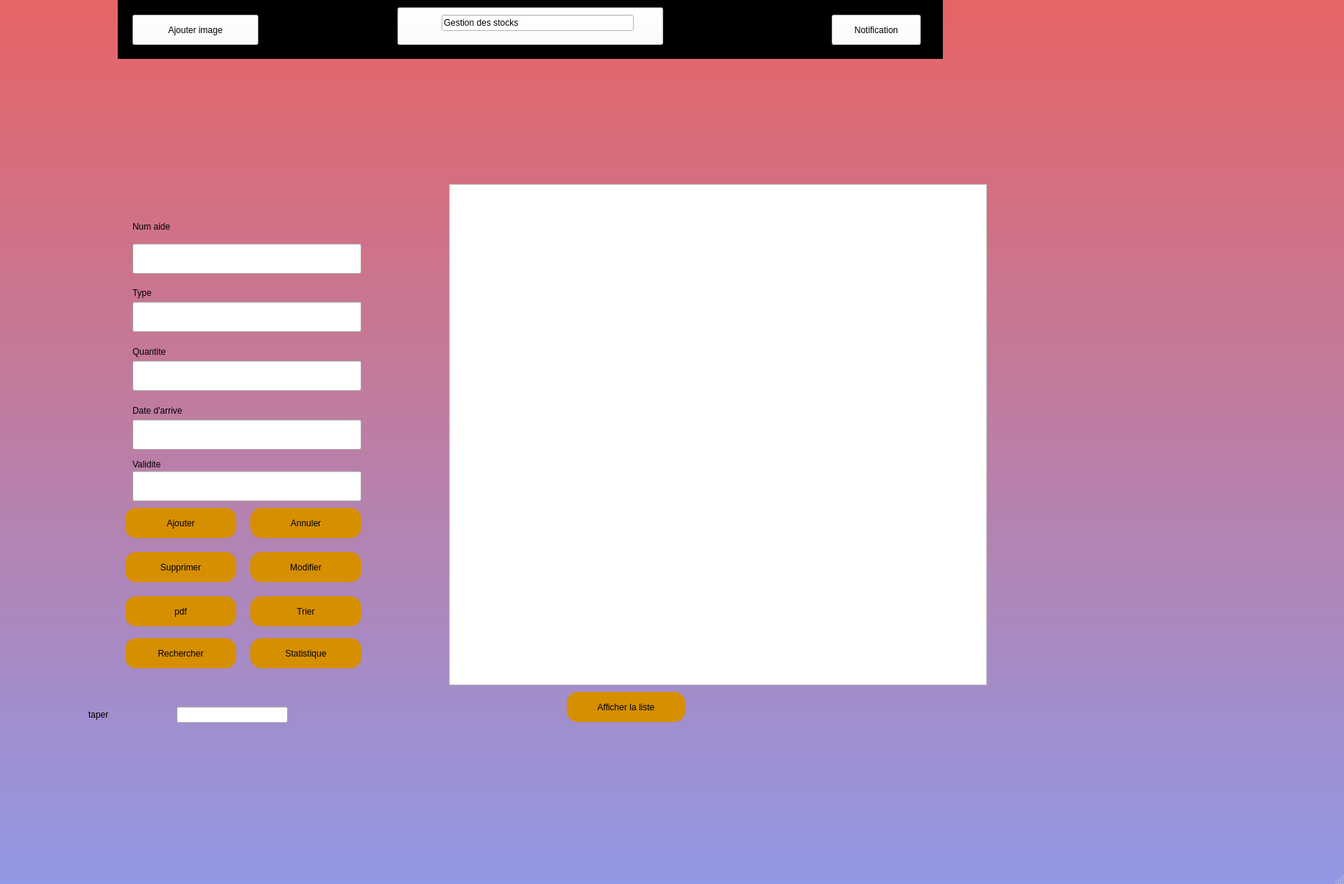
<?xml version="1.0" encoding="UTF-8"?>
<ui version="4.0">
 <class>MainWindow</class>
 <widget class="QMainWindow" name="MainWindow">
  <property name="geometry">
   <rect>
    <x>0</x>
    <y>0</y>
    <width>1826</width>
    <height>1201</height>
   </rect>
  </property>
  <property name="windowTitle">
   <string>MainWindow</string>
  </property>
  <property name="styleSheet">
   <string notr="true">#MainWindow
{
background-color: QLinearGradient(x1: 0,y1: 0,x2: 0,y2: 1,stop: 0 #e66465, stop:1 #9198e5);

}
QPushButton
{
backgound-color:rgb(255,171,173);
}</string>
  </property>
  <widget class="QWidget" name="centralwidget">
   <widget class="QWidget" name="widget" native="true">
    <property name="geometry">
     <rect>
      <x>60</x>
      <y>210</y>
      <width>1651</width>
      <height>901</height>
     </rect>
    </property>
    <property name="font">
     <font>
      <family>MV Boli</family>
      <pointsize>10</pointsize>
      <weight>9</weight>
      <italic>false</italic>
      <bold>false</bold>
     </font>
    </property>
    <property name="styleSheet">
     <string notr="true">*{
font: 75 10pt &quot;MV Boli&quot;;
}
#widget
{
background:url(&quot;C:/Users/Kamel/Downloads/11.jpg&quot;);

border-radius:15px;
}
QLabel
{
	color: rgb(0, 0, 0);
}
QPushButton
{
	
	background-color: rgb(214, 143, 0);
	border-radius:60px;
}
QPushButton
{
border-radius:15px;
}
QPushButton:hover
{
	color:white;
	background-color: rgb(0, 0, 0);
	border-radius :15px;
}
Qlabel{
height:50px;
width:40px;
}

QToolButton
{
background: transparent;
border-radius:60px;

}</string>
    </property>
    <widget class="QTableView" name="tableView">
     <property name="geometry">
      <rect>
       <x>550</x>
       <y>40</y>
       <width>731</width>
       <height>681</height>
      </rect>
     </property>
    </widget>
    <widget class="QWidget" name="widget_2" native="true">
     <property name="geometry">
      <rect>
       <x>10</x>
       <y>60</y>
       <width>511</width>
       <height>821</height>
      </rect>
     </property>
     <property name="font">
      <font>
       <family>MV Boli</family>
       <pointsize>10</pointsize>
       <weight>9</weight>
       <italic>false</italic>
       <bold>false</bold>
      </font>
     </property>
     <widget class="QLineEdit" name="lineEdit_TYPE">
      <property name="geometry">
       <rect>
        <x>110</x>
        <y>140</y>
        <width>311</width>
        <height>41</height>
       </rect>
      </property>
     </widget>
     <widget class="QLineEdit" name="lineEdit_QUANTITE">
      <property name="geometry">
       <rect>
        <x>110</x>
        <y>220</y>
        <width>311</width>
        <height>41</height>
       </rect>
      </property>
     </widget>
     <widget class="QLineEdit" name="lineEdit_DATE_ARRIVE">
      <property name="geometry">
       <rect>
        <x>110</x>
        <y>300</y>
        <width>311</width>
        <height>41</height>
       </rect>
      </property>
     </widget>
     <widget class="QPushButton" name="pushButton_annuler">
      <property name="geometry">
       <rect>
        <x>270</x>
        <y>420</y>
        <width>151</width>
        <height>41</height>
       </rect>
      </property>
      <property name="text">
       <string>Annuler</string>
      </property>
     </widget>
     <widget class="QLabel" name="label">
      <property name="geometry">
       <rect>
        <x>110</x>
        <y>120</y>
        <width>151</width>
        <height>16</height>
       </rect>
      </property>
      <property name="text">
       <string>Type</string>
      </property>
     </widget>
     <widget class="QLabel" name="label_2">
      <property name="geometry">
       <rect>
        <x>110</x>
        <y>200</y>
        <width>171</width>
        <height>16</height>
       </rect>
      </property>
      <property name="text">
       <string>Quantite</string>
      </property>
     </widget>
     <widget class="QLabel" name="label_5">
      <property name="geometry">
       <rect>
        <x>110</x>
        <y>280</y>
        <width>121</width>
        <height>16</height>
       </rect>
      </property>
      <property name="text">
       <string>Date d'arrive</string>
      </property>
     </widget>
     <widget class="QPushButton" name="pushButton_ajouter">
      <property name="geometry">
       <rect>
        <x>100</x>
        <y>420</y>
        <width>151</width>
        <height>41</height>
       </rect>
      </property>
      <property name="styleSheet">
       <string notr="true">backgound-color:rgb(255,171,173);
</string>
      </property>
      <property name="text">
       <string>Ajouter</string>
      </property>
     </widget>
     <widget class="QLabel" name="label_7">
      <property name="geometry">
       <rect>
        <x>110</x>
        <y>350</y>
        <width>191</width>
        <height>21</height>
       </rect>
      </property>
      <property name="text">
       <string>Validite</string>
      </property>
     </widget>
     <widget class="QLineEdit" name="lineEdit_VALIDITE_DU_AIDE">
      <property name="geometry">
       <rect>
        <x>110</x>
        <y>370</y>
        <width>311</width>
        <height>41</height>
       </rect>
      </property>
     </widget>
     <widget class="QPushButton" name="pushButton_supprimer">
      <property name="geometry">
       <rect>
        <x>100</x>
        <y>480</y>
        <width>151</width>
        <height>41</height>
       </rect>
      </property>
      <property name="text">
       <string>Supprimer</string>
      </property>
     </widget>
     <widget class="QPushButton" name="pushButton_modifier">
      <property name="geometry">
       <rect>
        <x>270</x>
        <y>480</y>
        <width>151</width>
        <height>41</height>
       </rect>
      </property>
      <property name="text">
       <string>Modifier</string>
      </property>
     </widget>
     <widget class="QLabel" name="label_3">
      <property name="geometry">
       <rect>
        <x>110</x>
        <y>30</y>
        <width>111</width>
        <height>16</height>
       </rect>
      </property>
      <property name="text">
       <string>Num aide</string>
      </property>
     </widget>
     <widget class="QLineEdit" name="lineEdit_NUM_AIDE">
      <property name="geometry">
       <rect>
        <x>110</x>
        <y>61</y>
        <width>311</width>
        <height>41</height>
       </rect>
      </property>
     </widget>
     <widget class="QPushButton" name="pushButton_pdf">
      <property name="geometry">
       <rect>
        <x>100</x>
        <y>540</y>
        <width>151</width>
        <height>41</height>
       </rect>
      </property>
      <property name="text">
       <string>pdf</string>
      </property>
     </widget>
     <widget class="QPushButton" name="pushButton_rechercher">
      <property name="geometry">
       <rect>
        <x>100</x>
        <y>597</y>
        <width>151</width>
        <height>41</height>
       </rect>
      </property>
      <property name="text">
       <string>Rechercher</string>
      </property>
     </widget>
     <widget class="QPushButton" name="pushButton_statistique">
      <property name="geometry">
       <rect>
        <x>270</x>
        <y>597</y>
        <width>151</width>
        <height>41</height>
       </rect>
      </property>
      <property name="text">
       <string>Statistique</string>
      </property>
     </widget>
     <widget class="QPushButton" name="pushButton_trier">
      <property name="geometry">
       <rect>
        <x>270</x>
        <y>540</y>
        <width>151</width>
        <height>41</height>
       </rect>
      </property>
      <property name="text">
       <string>Trier</string>
      </property>
     </widget>
     <widget class="QLabel" name="label_4">
      <property name="geometry">
       <rect>
        <x>50</x>
        <y>680</y>
        <width>101</width>
        <height>41</height>
       </rect>
      </property>
      <property name="text">
       <string>taper</string>
      </property>
     </widget>
     <widget class="QLineEdit" name="lineEdit">
      <property name="geometry">
       <rect>
        <x>170</x>
        <y>690</y>
        <width>151</width>
        <height>22</height>
       </rect>
      </property>
     </widget>
    </widget>
    <widget class="QPushButton" name="pushButton_afficher">
     <property name="geometry">
      <rect>
       <x>710</x>
       <y>730</y>
       <width>161</width>
       <height>41</height>
      </rect>
     </property>
     <property name="text">
      <string>Afficher la liste</string>
     </property>
    </widget>
   </widget>
   <widget class="QWidget" name="widget_3" native="true">
    <property name="geometry">
     <rect>
      <x>160</x>
      <y>0</y>
      <width>1121</width>
      <height>80</height>
     </rect>
    </property>
    <property name="styleSheet">
     <string notr="true">background-color:rgb(0, 0, 0)
</string>
    </property>
    <widget class="QPushButton" name="pushButton_ajout_image">
     <property name="geometry">
      <rect>
       <x>20</x>
       <y>20</y>
       <width>171</width>
       <height>41</height>
      </rect>
     </property>
     <property name="styleSheet">
      <string notr="true">background-color: rgb(255, 255, 255);</string>
     </property>
     <property name="text">
      <string>Ajouter image</string>
     </property>
    </widget>
    <widget class="QPushButton" name="pushButton_notification">
     <property name="geometry">
      <rect>
       <x>970</x>
       <y>20</y>
       <width>121</width>
       <height>41</height>
      </rect>
     </property>
     <property name="styleSheet">
      <string notr="true">background-color: rgb(255, 255, 255);</string>
     </property>
     <property name="text">
      <string>Notification</string>
     </property>
    </widget>
    <widget class="QPushButton" name="pushButton_8">
     <property name="geometry">
      <rect>
       <x>380</x>
       <y>10</y>
       <width>361</width>
       <height>51</height>
      </rect>
     </property>
     <property name="styleSheet">
      <string notr="true">background-color: rgb(255, 255, 255);</string>
     </property>
     <property name="text">
      <string/>
     </property>
    </widget>
    <widget class="QLineEdit" name="lineEdit_10">
     <property name="geometry">
      <rect>
       <x>440</x>
       <y>20</y>
       <width>261</width>
       <height>22</height>
      </rect>
     </property>
     <property name="styleSheet">
      <string notr="true">background-color: rgb(255, 255, 255);

color: rgb(0, 0, 0);

font: 14pt &quot;MV Boli&quot;;</string>
     </property>
     <property name="text">
      <string>Gestion des stocks</string>
     </property>
    </widget>
   </widget>
  </widget>
  <widget class="QMenuBar" name="menubar">
   <property name="geometry">
    <rect>
     <x>0</x>
     <y>0</y>
     <width>1826</width>
     <height>26</height>
    </rect>
   </property>
  </widget>
  <widget class="QStatusBar" name="statusbar"/>
 </widget>
 <resources/>
 <connections/>
</ui>
